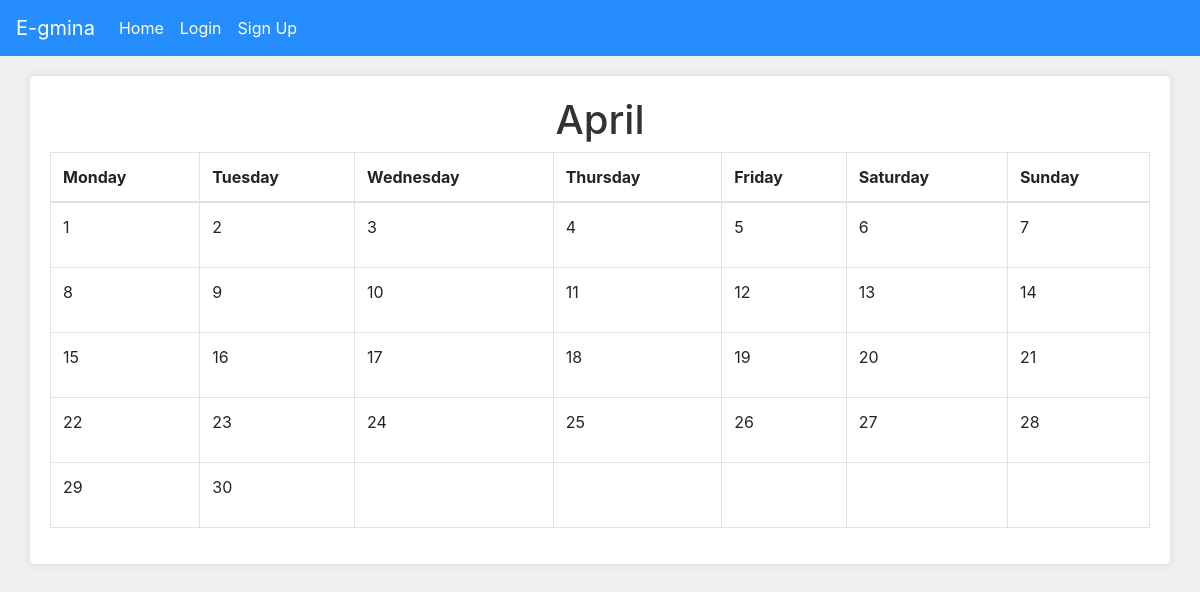
/calendar, run on an earlier commit of the app's database.
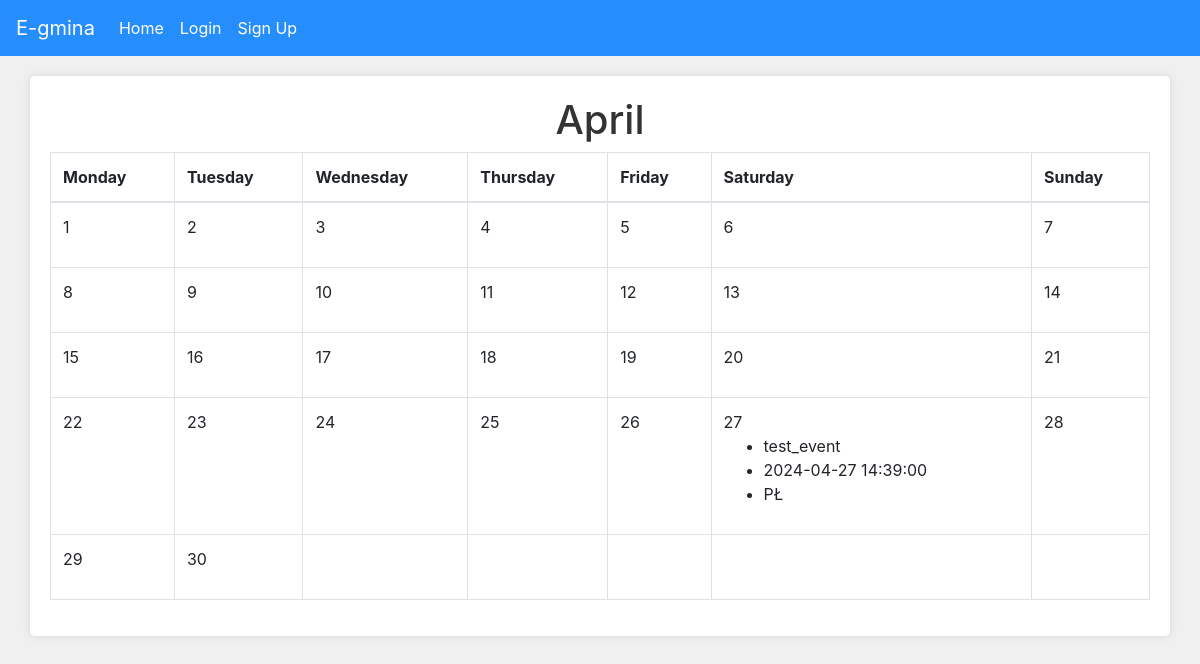
And on a later commit of the database.
### website/models.py (models this page shows)
class Event(db.Model):
    id = db.Column(db.Integer, primary_key=True)
    data = db.Column(db.String(10000))
    date = db.Column(db.DateTime(timezone=True), default=func.now())
    place = db.Column(db.String(150))
    name = db.Column(db.String(150))
    user_id = db.Column(db.Integer, db.ForeignKey('user.id'))

### website/views.py (the view)
@views.route('/calendar', methods=['GET'])
def calendar_view():
    today = datetime.date.today()
    current_month = today.strftime("%B")  # Pobieranie nazwy aktualnego miesiąca
    year = today.year
    month = today.month
    cal = calendar.monthcalendar(year, month)
    start_date = datetime.date(year, month, 1)
    end_date = datetime.date(year, month, calendar.monthrange(year, month)[1])
    month_events = Event.query.filter(Event.date.between(start_date, end_date)).all()
    weeks = []
    for week in cal:
        current_week = []
        for day in week:
            events_for_day = [event for event in month_events if event.date.day == day]
            current_week.append((day, events_for_day))
        weeks.append(current_week)
    return render_template("calendar.html", user=current_user, calendar=weeks, current_month=current_month)

### website/templates/calendar.html (shortened to what this page needs)
{% extends "base.html" %}
{% block content %}
  <h1 align="center">{{ current_month }}</h1>
  <div class="calendar">
    <table class="table table-bordered">
      <thead>
        <tr>
          <th>Monday</th>
          <th>Tuesday</th>
          <th>Wednesday</th>
          <th>Thursday</th>
          <th>Friday</th>
          <th>Saturday</th>
          <th>Sunday</th>
        </tr>
      </thead>
      <tbody>
        {% for week in calendar %}
          <tr>
            {% for day, events in week %}
              <td>
                {% if day %}
                  {{ day }}
                  <ul>
                    {% for event in events %}
                      <li>{{ event.name }}</li>
                      <li>{{ event.date }}</li>
                      <li>{{ event.place }}</li>
                    {% endfor %}
                  </ul>
                {% endif %}
              </td>
            {% endfor %}
          </tr>
        {% endfor %}
      </tbody>
    </table>
  </div>
{% endblock %}

What changed in the data, as far as the page shows it:
added Event: name "test_event", date "2024-04-27 14:39:00", place "PŁ"
